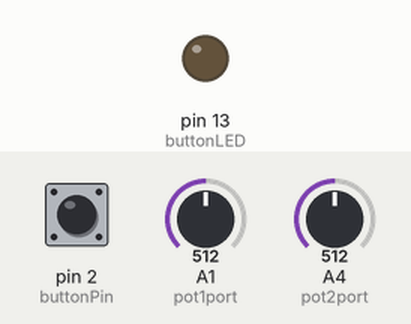
A sketch run on a simulated Arduino Leonardo, built with avr-gcc and run on an emulated ATmega32U4. On the bench: output pins drawn as LEDs (lit = HIGH). The inputs (shaded band) are chosen by the test bench; at power-on: pin 2 (buttonPin) LOW, A1 (pot1port) = 512, A4 (pot2port) = 512.

Above: at 1.2 s.
1.3 s: pin 2 (buttonPin) pulled HIGH for 0.15 s
At 1.37 s:
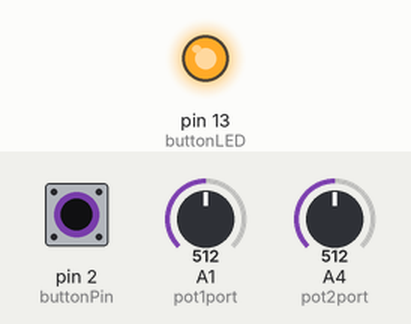
2.9 s: pin 2 (buttonPin) pulled HIGH for 3.2 s
At 6.5 s:
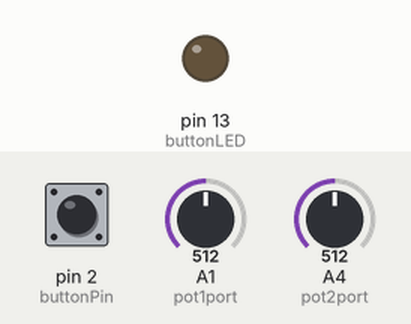
Timing chart, 0 to 8.0 s (numbered marks = the images above; inputs shaded):
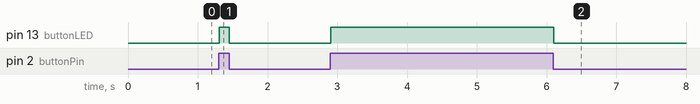

The sketch:

VRM-Interface-USB.ino
```cpp
/*
   VRM INTERFACE PROTOTYPE
   Name: Jeronimo Barbosa
   Date: November 27 2017.
*/

//arduino ports
const int  buttonPin  = 2;
const int  buttonLED  = 13;
const int  pot1port  = A1;
const int  pot2port  = A4;

//button control variables
int   buttonState     = 0;
int   buttonLastState = 0;
float elapsedDownTime = 0;
bool  isButtonLightOn = false;
unsigned long  buttonPressedTimestamp = 0;
unsigned long  buttonPressHoldTimestamp = 0;

bool hasHadPressHoldEvent = false;

//potentiometer variables
float  pot1val         = 0;
float  pot2val         = 0;
float  lastPot1val     = 0;
float  lastPot2val     = 0;

bool debug = false;

//iterative loop
void setup()
{
  //while (!Serial);  // required for Flora & Micro
  //delay(500);
  Serial.begin(115200);
  pinMode(buttonLED, OUTPUT);
  pinMode(buttonPin, INPUT);
  //setupMIDI();
  if (debug) Serial.println("Arduino initialized");
  turnOffLED();
}

void loop()
{
  arcadeButtonControl();
  potentiometersControl();
  //receiveMIDI();
  delay(10);
  //debugRaw();
}
```

AuxiliaryFunctions.ino
```cpp
//functions
void arcadeButtonControl()
{
  buttonState = digitalRead(buttonPin);

  lightControl();

  if (buttonHasBeenPressed())
  {
    if (isSecondTimeButtonPressedInASecond())
      buttonPressedTwiceEvent();
    else
      buttonPressedEvent();
  }

  if (buttonHasBeenDownForTwoSeconds())
    buttonPressedAndHoldEvent();
  //else if (elapsedDownTime >= 2.0)
  //  resetButtonDownCounter();

  buttonLastState = buttonState;
}

void lightControl()
{
  if (isButtonDown())
    turnOnLED();
  else
    turnOffLED();
}

bool isButtonDown()
{
  return (buttonState == 1);
}

bool wasLastButtonStateDown()
{
  return (buttonLastState == 1);
}


bool buttonHasChangedState()
{
  return (buttonState != buttonLastState);
}


bool buttonHasBeenPressed()
{
  //return (isButtonDown() && buttonHasChangedState());
  return (wasLastButtonStateDown() && buttonHasChangedState());
}


bool buttonHasBeenDownForTwoSeconds()
{
  startCountingPressHoldTimestampIfButtonIsDown();

  if (buttonPressHoldTimestamp == 0) return false;
  unsigned long elapsed = (millis() - buttonPressHoldTimestamp) / 1000;
  //Serial.println(elapsed);
  return (isButtonDown() && !buttonHasChangedState() && elapsed >= 2.0);
}


bool isSecondTimeButtonPressedInASecond()
{
  if (buttonPressedTimestamp == 0) return false;
  elapsedDownTime = (millis() - buttonPressedTimestamp) / 1000;
  //return (elapsedDownTime < 1,0);
  //resetButtonDownCounter(); //bug?
  return (elapsedDownTime < 0.5);
}


void startCountingPressHoldTimestampIfButtonIsDown()
{
  if (isButtonDown() && buttonHasChangedState())
    buttonPressHoldTimestamp = millis();

  //if (!isButtonDown())
  //  buttonPressHoldTimestamp = 0;
}

void resetButtonDownCounter()
{
  buttonPressedTimestamp = 0;
  elapsedDownTime        = 0;
}

void resetPressHoldTimestamp()
{
  buttonPressHoldTimestamp = 0;
  hasHadPressHoldEvent = true;
}


void potentiometersControl()
{
  pot1val = analogRead(pot1port);
  pot2val = analogRead(pot2port);

  if (hasPotentiometerValueChanged(pot1val, lastPot1val))  potentiometer1Event();
  if (hasPotentiometerValueChanged(pot2val, lastPot2val))  potentiometer2Event();

  lastPot1val = pot1val;
  lastPot2val = pot2val;
}


bool hasPotentiometerValueChanged (int value, int lastValue)
{
  return (abs(value - lastValue) > 1);
}


void potentiometer1Event()
{
  if (debug) Serial.print("Pot 1: ");
  if (debug) Serial.println((float)(pot1val / 1023.));
  sendFeedbackMIDI((float)(pot1val / 1023.));
}


void potentiometer2Event()
{
  if (debug) Serial.print("Pot 2: ");
  if (debug) Serial.println((float)(pot2val / 1023.));
  sendPhasingMIDI((float)(pot2val / 1023.));
}


void buttonPressedEvent()
{
  if (hasHadPressHoldEvent)
  {
    hasHadPressHoldEvent = false;
    return;
  }

  buttonPressedTimestamp = millis();
  if (debug) Serial.println("Red button pressed!");
  sendButtonPressMIDI();

  if (debug) switchLEDOnOff();
}


void buttonPressedTwiceEvent()
{
  resetButtonDownCounter();
  if (debug) Serial.println("Red button pressed TWICE in a second!");
  sendButtonPressTwiceMIDI();
  if (debug) turnOffLED();
}


void buttonPressedAndHoldEvent()
{
  resetPressHoldTimestamp();
  if (debug) Serial.println("Red button pressed and HOLD for 2 seconds!");
  sendButtonHoldMIDI();
  if (debug) turnOffLED();
}


void switchLEDOnOff()
{
  isButtonLightOn = !isButtonLightOn;

  if (isButtonLightOn)
    digitalWrite(buttonLED, HIGH);
  else
    digitalWrite(buttonLED, LOW);
}

void turnOnLED()
{
  isButtonLightOn = true;
  digitalWrite(buttonLED, HIGH);
}

void turnOffLED()
{
  isButtonLightOn = false;
  digitalWrite(buttonLED, LOW);
}

void setsLEDSfromMIDI(bool turnOn)
{
  if (turnOn)
    turnOnLED();
  else
    turnOffLED();
}

void debugRaw()
{
  if (isButtonLightOn)
    Serial.print("Light On! ");
  else
    Serial.print("Light Off... ");

  Serial.print("   pot 1: ");
  Serial.print(pot1val);
  Serial.print("   pot 2: ");
  Serial.print(pot2val);
  Serial.println();
}
```

MIDI.ino
```cpp
#include "MIDIUSB.h"

bool isConnected = false;


void noteOn(byte channel, byte pitch, byte velocity)
{
  midiEventPacket_t noteOn = {0x09, 0x90 | channel, pitch, velocity};
  MidiUSB.sendMIDI(noteOn);
  MidiUSB.flush();
}


void noteOff(byte channel, byte pitch, byte velocity)
{
  midiEventPacket_t noteOff = {0x08, 0x80 | channel, pitch, velocity};
  MidiUSB.sendMIDI(noteOff);
  MidiUSB.flush();
}

void controlChange(byte channel, byte control, byte value)
{
  midiEventPacket_t event = {0x0B, 0xB0 | channel, control, value};
  MidiUSB.sendMIDI(event);
  MidiUSB.flush();
}


void sendFeedbackMIDI (float value)
{
  value = floor(value*127);
  noteOn(0, value, 64);
  //midi.send(0x90, value, 0x64);
}


void sendPhasingMIDI (float value)
{
  value = floor(value*127);
  noteOn(1, value, 64);
  // midi.send(0x91, value, 0x64);
}


void sendButtonPressMIDI ()
{
 //0xC0 = Channel 1 Program Change
  //midi.send(0xC2, 0);
  //controlChange(2, 0, 0);
  noteOn(2, 20, 64);
}


void sendButtonPressTwiceMIDI ()
{
 //0xC0 = Channel 1 Program Change
  //midi.send(0xC3, 0);
  noteOn(3, 40, 64);
}


void sendButtonHoldMIDI ()
{
 //0xC0 = Channel 1 Program Change
  //controlChange(4, 0, 0);
  noteOn(4, 64, 64);
}

//in case we need to receive midi messages
void receiveMIDI() {
  int channel, key, pitch;
  midiEventPacket_t msg;
  do {
    msg = MidiUSB.read();
    if (msg.header != 0) {
      //Serial.print("Received: ");
      //Serial.println(msg.header, HEX);

      //Serial.print("Channel: ");
      channel = ((int) msg.byte1)-160;
      //Serial.println(channel);

      //Serial.print("Key: ");
      key = (int) msg.byte2;
      //Serial.println(key);

      //Serial.print("Pitch: ");
      pitch = (int) msg.byte3;
      //Serial.println(pitch);

      bool ledStatus = (pitch==0);
      if (debug) Serial.print("ledStatus ");
      if (debug) Serial.println(ledStatus);
      setsLEDSfromMIDI(ledStatus);

    }
  } while (msg.header != 0);
}


/*
void error(const __FlashStringHelper*err) {
  Serial.println(err);
  while (1);
}


void connected(void)
{
  isConnected = true;
  Serial.println("CONNECTED!");
  delay(500);

}


void disconnect(void)
{
  Serial.println("disconnected...");
  isConnected = false;
}


void BleMidiRX(uint16_t timestamp, uint8_t status, uint8_t byte1, uint8_t byte2)
{
  Serial.print("[MIDI ");
  Serial.print(timestamp);
  Serial.print(" ] ");

  Serial.print(status, HEX); Serial.print(" ");
  Serial.print(byte1 , HEX); Serial.print(" ");
  Serial.print(byte2 , HEX); Serial.print(" ");

  Serial.println();
}


void setupMIDI()
{
  Serial.print(F("Initialising the Bluefruit LE module: "));

  if ( !ble.begin(VERBOSE_MODE) )
    error(F("Couldn't find Bluefruit, make sure it's in CoMmanD mode & check wiring?"));

  Serial.println( F("OK!") );

  if ( FACTORYRESET_ENABLE )
  {
    Serial.println(F("Performing a factory reset: "));
    if ( ! ble.factoryReset() )
      error(F("Couldn't factory reset"));
  }

  //ble.sendCommandCheckOK(F("AT+uartflow=off"));
  ble.echo(false);

  Serial.println("Requesting Bluefruit info:");
  ble.info();

  ble.setConnectCallback(connected);
  ble.setDisconnectCallback(disconnect);

  // Set MIDI RX callback
  midi.setRxCallback(BleMidiRX);

  Serial.println(F("Enable MIDI: "));
  if ( ! midi.begin(true) )
    error(F("Could not enable MIDI"));

  ble.verbose(false);
  Serial.println(F("Waiting for a connection..."));
}


void loopMIDI(void)
{
  // interval for each scanning ~ 500ms (non blocking)
  ble.update(500);

  // bail if not connected
  if (! isConnected)
    return;

}
*/
```

Measured:
- after the input at 1.3 s, pin 13 (buttonLED): LOW → HIGH at once, → LOW 0.14 s later
- after the input at 2.9 s, pin 13 (buttonLED): LOW → HIGH at once, → LOW 3.2 s later
